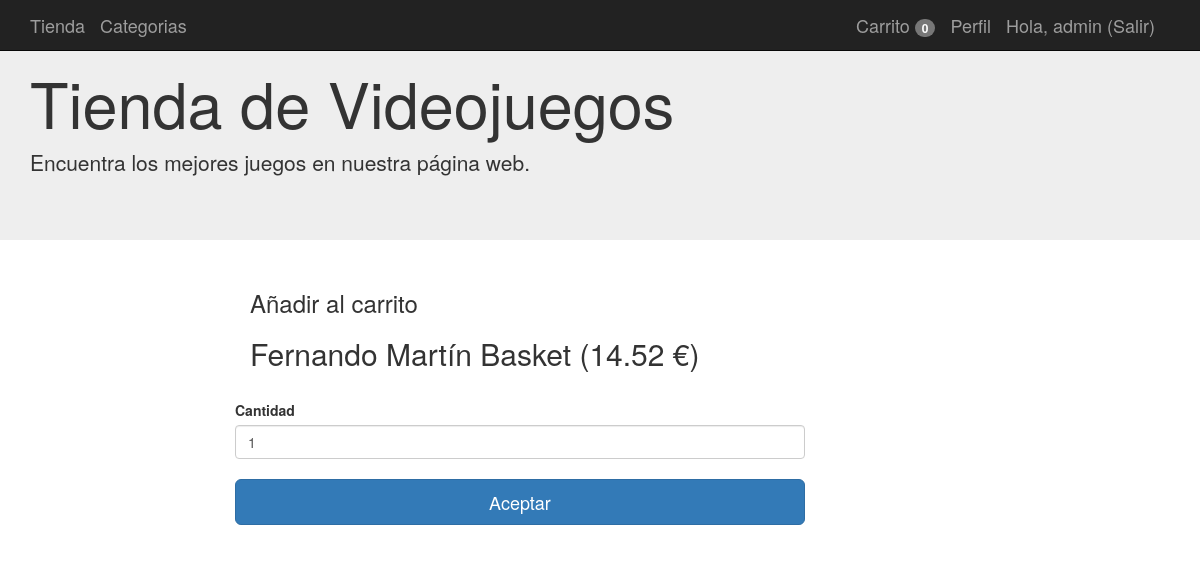
Page /carrito/add/1 (signed in) on the committed database.
### aplicacion/models.py (models this page shows, shortened)
class Usuarios(UserMixin,db.Model):
	__tablename__ = 'usuarios'
	id = Column(Integer, primary_key=True)
	username = Column(String(100),nullable=False)
	password_hash = Column(String(128),nullable=False)
	nombre = Column(String(200),nullable=False)
	email = Column(String(200),nullable=False)
	admin = Column(Boolean, default=False)
	@property
	def password(self):
		raise AttributeError('password is not a readable attribute')
	'''def is_authenticated(self):
		print("is_authenticated=")
		return True

	def is_active(self):
		return True

	def is_anonymous(self):
		return False

	def get_id(self):
		return str(self.id)'''

class Articulos(db.Model):
	__tablename__ = 'articulos'
	id = Column(Integer, primary_key=True)
	nombre = Column(String(100),nullable=False)
	precio = Column(Float,default=0)
	iva = Column(Integer,default=21)
	descripcion = Column(String(255))
	image = Column(String(255))
	stock = Column(Integer,default=0)
	CategoriaId=Column(Integer,ForeignKey('categorias.id'), nullable=False)
	categoria = relationship("Categorias", backref="Articulos")
	def precio_final(self):
		return self.precio+(self.precio*self.iva/100)

### aplicacion/app.py (the view, shortened to what this page needs)
@app.route('/carrito/add/<id>',methods=["get","post"])
@login_required
def carrito_add(id):
	art=Articulos.query.get(id)
	form=formCarrito()
	form.id.data=id
	return render_template("carrito_add.html",form=form,art=art)

### aplicacion/forms.py
class formCarrito(FlaskForm):
    id = HiddenField()
    cantidad = IntegerField('Cantidad',default=1,validators=[NumberRange(min=1,message="Debe ser un número positivo"),Required("Tienes que introducir el dato")])
    submit = SubmitField('Aceptar')

### aplicacion/app.py (called while the page is built)
@login_manager.user_loader
def load_user(user_id):
	return Usuarios.query.get(int(user_id))

@app.context_processor
def contar_carrito():
	if not current_user.is_authenticated:
		return {'num_articulos':0}
	if request.cookies.get(str(current_user.id))==None:
		return {'num_articulos':0}
	else:
		datos = json.loads(request.cookies.get(str(current_user.id)))
		return {'num_articulos':len(datos)}

### aplicacion/templates/carrito_add.html (shortened to what this page needs)
{% extends "base.html" %}
{% block contenido %}
<div class="container">
  <div class="col-md-2"></div>
  <div class="col-md-6">
      <h3>Añadir al carrito</h3>
      <h2>{{art.nombre}} ({{art.precio_final()}} €)</h2>
      <form class="form-horizontal"  method="post">
        <div class="form-group">
          {{form.id()}}<br/>
          {{form.cantidad.label()}} {{form.cantidad(size="10", class="form-control")}}
          <br/>
          {{form.submit(class="btn btn-lg btn-primary btn-block")}}
    </form>
    <br/>
  </div>
</div>
{% endblock %}

### aplicacion/templates/base.html (shortened to what this page needs)
{% extends "bootstrap/base.html" %}
{% block navbar %}
<nav class="navbar navbar-inverse navbar-fixed-top">
      <div class="container">
        <div class="navbar-header">
          <a class="navbar-brand" href="/">Tienda</a>
          <a class="navbar-brand" href="{{url_for('categorias')}}">Categorias</a>
        </div>
        <div id="navbar" class="navbar-collapse collapse navbar-right">
          {% if current_user.is_authenticated %}
          <a class="navbar-brand " href="/carrito"> Carrito <span class="badge">{{num_articulos}} </span></a>
          <a class="navbar-brand " href="/perfil/{{ current_user.username }}"> Perfil</a>
          <a class="navbar-brand " href="/logout"> Hola, {{ current_user.username }} (Salir)</a>
          {% else %}
          <a class="navbar-brand " href="/login">Login</a>
          <a class="navbar-brand " href="/registro">Registro</a>
          {% endif %}
        </div>
      </div>
    </nav>
    <div class="jumbotron">
      <div class="container">
        <h1>Tienda de Videojuegos</h1>
        <p>Encuentra los mejores juegos en nuestra página web.</p>
      </div>
    </div>
{% endblock %}
{% block content %}
<div class="container-fluid">
  <div class="row">
  	<div class="container">
	    {% block contenido %}{% endblock %}
  	</div>
</div>
{% endblock %}

### rows in the picture
Usuarios: username "admin"
Articulos: nombre "Fernando Martín Basket", precio_final "14.52"

### other values in the picture
{{ num_articulos }} "0"
